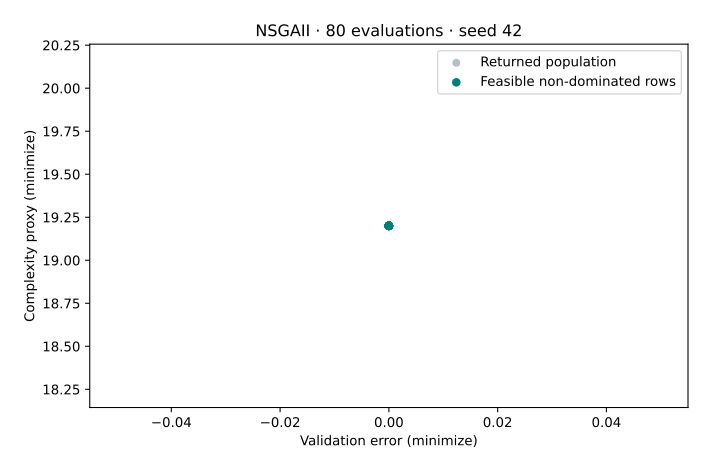

Recreate this plot in Python.
"""Verified VAMOS 1.5.2 lesson: model_tuning. See coverage-setup for dependencies."""


def execute_example(problem, algorithm, config, budget, seed=42, engine="numpy"):
    import numpy as np

    from vamos import OptimizationResult, optimize

    result = optimize(problem, algorithm=algorithm, algorithm_config=config, max_evaluations=budget, seed=seed, engine=engine)
    G = result.data.get("G")
    if getattr(problem, "n_constraints", 0) and G is None:
        raise ValueError("Declared constraints are missing from the returned result.")
    feasible_rows = np.arange(len(result.F)) if G is None else np.flatnonzero(np.all(G <= 0, axis=1))
    if len(feasible_rows):
        feasible = OptimizationResult({"X": result.X[feasible_rows], "F": result.F[feasible_rows]})
        front, local = feasible.front(return_indices=True)
        front_rows = feasible_rows[local]
    else:
        front, front_rows = np.empty((0, problem.n_obj)), np.empty(0, dtype=int)
    print(f"Algorithm: {algorithm}; encoding: {problem.encoding}; backend: {engine}; seed: {seed}")
    print(f"Returned X: {result.X.shape}; F: {result.F.shape}; result mode: population")
    print(f"Feasible rows: {len(feasible_rows)}/{len(result.F)}; feasible non-dominated rows: {len(front)}")
    print(f"Evaluations: {result.data['evaluations']}")
    return {
        "problem": problem,
        "algorithm": algorithm,
        "config": config,
        "result": result,
        "feasible_rows": feasible_rows,
        "front": front,
        "front_rows": front_rows,
    }


def run_model_tuning(budget=80):
    from vamos.algorithms import NSGAIIConfig
    from vamos.problems import HyperparameterTuningProblem

    problem = HyperparameterTuningProblem(dataset="wine", test_size=0.3, random_state=0)
    config = (
        NSGAIIConfig.builder()
        .pop_size(16)
        .offspring_size(16)
        .crossover("mixed", prob=0.9)
        .mutation("mixed", prob=1.0 / problem.n_var)
        .selection("tournament", size=2)
        .result_mode("population")
        .build()
    )
    data = execute_example(problem, "nsgaii", config, budget)
    print("Dataset: wine; split random_state: 0; validation fraction: 0.3")
    print("Decisions: log-scaled C, log-scaled gamma, kernel category, polynomial degree.")
    print("Objectives: validation error; support-vector count + 0.1 * degree.")
    return data


def plot_example(data, output):
    from pathlib import Path

    import matplotlib

    matplotlib.use("Agg")
    import matplotlib.pyplot as plt
    import numpy as np

    output = Path(output)
    if output.exists():
        raise FileExistsError(f"Choose a new figure filename: {output}")
    if output.suffix.lower() != ".svg":
        raise ValueError("Use an .svg output filename.")
    f = data["result"].F
    with plt.rc_context({"svg.hashsalt": "vamos-coverage", "svg.fonttype": "none"}):
        fig = plt.figure(figsize=(7, 4.5), layout="constrained")
        if f.shape[1] == 3:
            ax = fig.add_subplot(projection="3d")
            ax.scatter(*f.T, c="#007f7a", s=22)
            ax.set(xlabel="f1", ylabel="f2", zlabel="f3")
            ax.set_box_aspect((1, 1, 0.85), zoom=0.85)
        else:
            ax = fig.add_subplot()
            ax.scatter(*f.T, c="#b6bec8", s=25, label="Returned population")
            if len(data["front"]):
                ax.scatter(*data["front"].T, c="#007f7a", s=30, label="Feasible non-dominated rows")
            labels = {
                "WeldedBeamDesignProblem": ("Cost (minimize)", "Deflection proxy (minimize)"),
                "FeatureSelectionProblem": ("Validation error (minimize)", "Feature count (minimize)"),
                "HyperparameterTuningProblem": ("Validation error (minimize)", "Complexity proxy (minimize)"),
            }
            xlabel, ylabel = labels.get(type(data["problem"]).__name__, ("f1 (minimize)", "f2 (minimize)"))
            ax.set(xlabel=xlabel, ylabel=ylabel)
            ax.legend()
        if data["problem"].__class__.__name__ in {"ZDT1", "ZDT1Problem"}:
            x = np.linspace(0, 1, 101)
            ax.plot(x, 1 - np.sqrt(x), "--", c="#7c8795", label="Analytical front")
            ax.legend()
        ax.set_title(f"{data['algorithm'].upper()} · {data['result'].data['evaluations']} evaluations · seed 42")
        fig.savefig(output, metadata={"Date": None}, bbox_inches="tight", pad_inches=0.25)
        plt.close(fig)
    output.write_text("\n".join(line.rstrip() for line in output.read_text(encoding="utf-8").splitlines()) + "\n", encoding="utf-8")


def lesson_cli(function, default_budget=400):
    import argparse

    parser = argparse.ArgumentParser(description="Run a bounded VAMOS example and optionally plot its actual result.")
    parser.add_argument("--budget", type=int, default=default_budget)
    parser.add_argument("--output", help="New SVG filename; requires Matplotlib")
    args = parser.parse_args()
    data = function(budget=args.budget)
    if args.output:
        plot_example(data, args.output)


if __name__ == "__main__":
    lesson_cli(run_model_tuning, default_budget=80)
